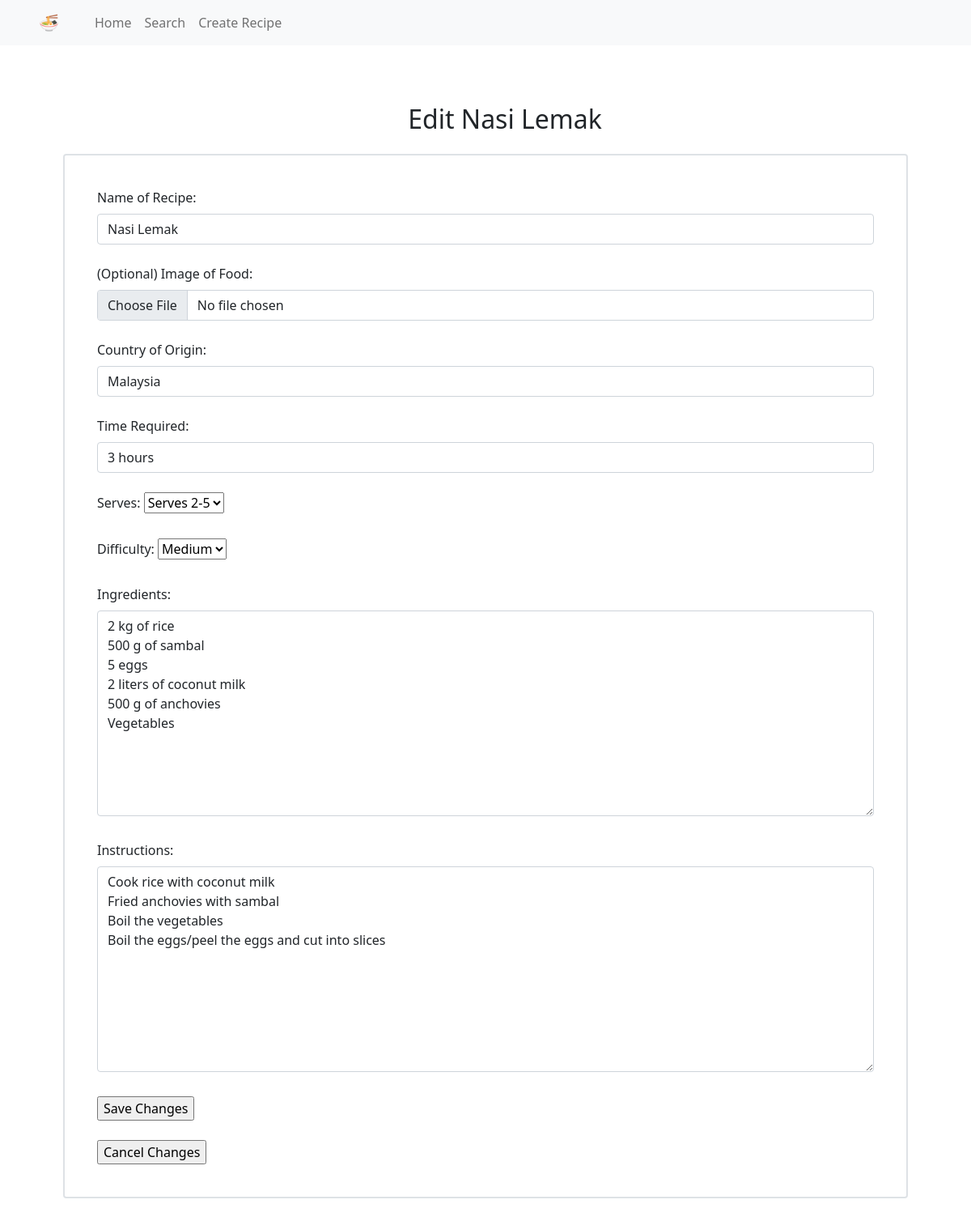
/edit/37, run on the app's committed database.
### tables this page shows
CREATE TABLE 'recipes' ('id' integer PRIMARY KEY AUTOINCREMENT NOT NULL, 'name' text, 'country' text, 'difficulty' text, 'time' text, 'size' text, 'ingredients' text, 'instructions' text,'image_name' text);

### application.py (the view)
@app.route("/edit/<id>", methods=["GET", "POST"])
def edit(id):
    if request.method == "POST":
        con = sqlite3.connect("recipes.db")
        con.row_factory = sqlite3.Row
        cur = con.cursor()
        if not request.form.get("input-name"):
            return apology("must provide recipe name", 400)
        if not request.form.get("input-country"):
            return apology("must provide country of origin", 400)
        if not request.form.get("input-time"):
            return apology("must provide cooking time", 400)
        size = {"Serves 1-2", "Serves 2-5", "Serves 5-8", "Serves 8+"}
        if request.form.get("input-size") not in size:
            return apology("must provide valid portion size", 400)
        if not request.form.get("input-difficulty"):
            return apology("must provide recipe difficulty", 400)
        difficulties = {"Easy", "Medium", "Hard"}
        if request.form.get("input-difficulty") not in difficulties:
            return apology("must proivde valid recipe difficulty", 400)
        if not request.form.get("input-ingredients"):
            return apology("must provide recipe ingredients", 400)
        if not request.form.get("input-difficulty"):
            return apology("must provide recipe instructions", 400)
        if 'input-image' not in request.files:
            return apology("no file part of form detected", 400)
        image = request.files['input-image']
        if image.filename != '':
            if not allowed_file(image.filename):
                return apology("submitted file not in a valid format", 400)
        delete_image(id)
        name = request.form.get("input-name")
        country = request.form.get("input-country")
        time = request.form.get("input-time")
        size = request.form.get("input-size")
        difficulty = request.form.get("input-difficulty")
        ingredients = request.form.get("input-ingredients")
        instructions = request.form.get("input-instructions")
        recipe_data = (name, country, time, size, difficulty, ingredients, instructions, id)
        cur.execute("UPDATE recipes SET name = ?, country = ?, time = ?, size = ?, difficulty = ?, \
                    ingredients = ?, instructions = ? WHERE id = ?", recipe_data)
        con.commit()
        if image.filename != '':
            extension = image.filename.rsplit('.', 1)[1].lower()
            filename = id +"." + extension
            path = os.path.join(app.config['UPLOAD_FOLDER'], filename)
            image.save(path)
            cur.execute("UPDATE recipes SET image_name = ? WHERE id = ?", (filename, id))
            con.commit()
            con.close()
        return redirect("/recipe/" + id)
    else:
        con = sqlite3.connect("recipes.db")
        con.row_factory = sqlite3.Row
        cur = con.cursor()
        recipe = (cur.execute("SELECT * FROM recipes WHERE id LIKE ?", (id,)).fetchall())[0]
        con.close()
        return render_template("edit.html", recipe=recipe)

### templates/edit.html (shortened to what this page needs)
{% extends "layout.html" %}
{% block main %}
    <div class="container m-4">
        <h2 class="text-center">Edit {{ recipe["name"] }}</h2>
    </div>
    <div class="container border border-2 rounded p-4">
        <form id="create-recipe-form" action="/edit/{{ recipe["id"] }}" method="post" enctype="multipart/form-data">
            <div class="m-2 p-2">
                <label form="create-recipe-form" for="input-name" class="form-label">Name of Recipe: </label>
                <input type="text" name="input-name" id="input-name" class="form-control" value="{{ recipe["name"] }}" maxlength="100" required>
            </div>
            <div class="m-2 p-2">
                <label form="create-recipe-form" for="input-image" class="form-label">(Optional) Image of Food: </label>
                <input type="file" name="input-image" id="input-image" class="form-control" accept="image/*">
            </div>
            <div class="m-2 p-2">
                <label form="create-recipe-form" for="input-country" class="form-label">Country of Origin: </label>
                <input type="text" name="input-country" id="input-country" class="form-control" value="{{ recipe["country"] }}" maxlength="100" required>
            </div>
            <div class="m-2 p-2">
                <label form="create-recipe-form" for="input-time" class="form-label">Time Required: </label>
                <input type="text" name="input-time" id="input-time" class="form-control" value="{{ recipe["time"] }}" maxlength="100" required>
            </div>
            <div class="m-2 p-2">
                <label form="create-recipe-form" for="input-size" class="form-label">Serves: </label>
                <select name="input-size" id="input-size">
                    <option value="{{ recipe["size"] }}">{{ recipe["size"] }}</option>
                </select>
            </div>
            <div class="m-2 p-2">
                <label form="create-recipe-form" for="input-difficulty" class="form-label">Difficulty: </label>
                <select name="input-difficulty" id="input-difficulty">
                    <option value="{{ recipe["difficulty"] }}">{{ recipe["difficulty"] }}</option>
                </select>
            </div>
            <div class="m-2 p-2">
                <label form="create-recipe-form" for="input-ingredients" class="form-label">Ingredients: </label><br>
                <textarea name="input-ingredients" id="input-ingredients" form_id="create-recipe-form" class="form-control"
                          cols="125" rows="10" maxlength=500 required>{{ recipe["ingredients"] }}</textarea>
            </div>
            <div class="m-2 p-2">
                <label form="create-recipe-form" for="input-instructions" class="form-label">Instructions: </label><br>
                <textarea name="input-instructions" id="input-instructions" form_id="create-recipe-form" class="form-control"
                          cols="125" rows="10" maxlength=3000 required>{{ recipe["instructions"] }}</textarea>
            </div>
            <div class="m-2 p-2">
                <input type="submit" value="Save Changes">
            </div>
        </form>
        <form id="edit-cancel-form" action="/">
            <div class="m-2 p-2">
                <input type="submit" value="Cancel Changes">
            </div>
        </form>
    </div>
{% endblock %}

### static/styles.css (style rules this page uses)
main .form-control { display: inline-block; }
textarea { overflow-y: scroll; }

### data on the page
recipes: name "Nasi Lemak", input-name "Nasi Lemak", input-country "Malaysia", input-time "3 hours", input-size "Serves 2-5", input-difficulty "Medium", input-ingredients "2 kg of rice 500 g of sambal 5 eggs 2 liters of coconut milk 500 g of anchovies Vegetables", input-instructions "Cook rice with coconut milk Fried anchovies with sambal Boil the vegetables Boil the eggs/peel the eggs and cut into slices"
